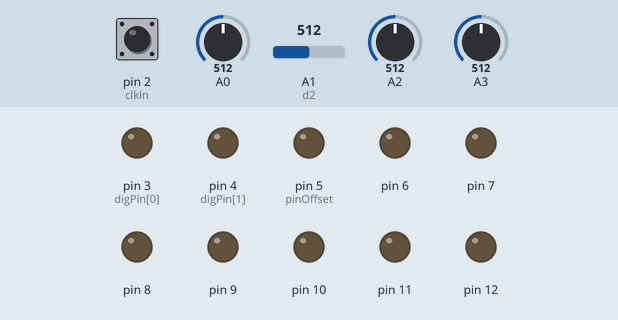
The sketch below on a simulated Arduino Uno, built with avr-gcc and run on an emulated ATmega328P. On the bench: output pins drawn as LEDs (lit = HIGH). The test bench sets the inputs (shaded band); at power-on: pin 2 (clkIn) LOW, A0 = 512, A1 (d2) = 512, A2 = 512, A3 = 512. Random numbers use the default seed unless the sketch sets one.

Above: at 1.2 s.
1.3 s: pin 2 (clkIn) driven HIGH
At 2.5 s:
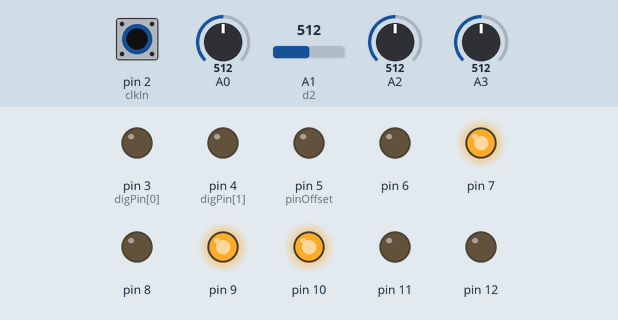
2.8 s: pin 2 (clkIn) pulsed LOW 5 times (0.12 s each, 0.3 s apart)
At 5.2 s:
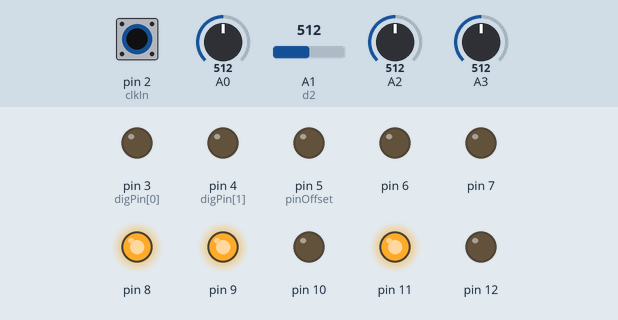
5.8 s: pin 2 (clkIn) pulsed LOW 5 times (0.12 s each, 0.3 s apart)
At 7.7 s:
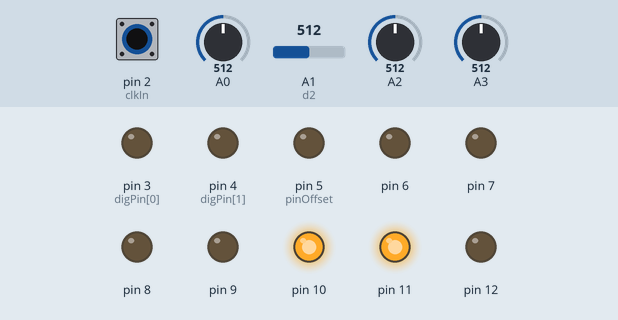
Timing chart, 0 to 9.2 s (numbered marks = the images above; inputs shaded):
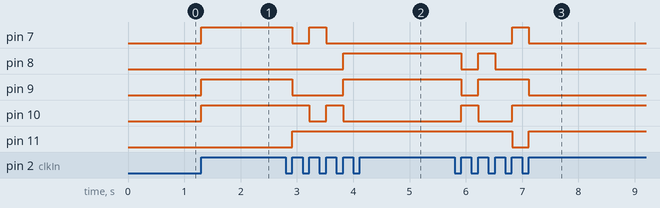

Measured:
- after the input at 1.3 s, pin 7, pin 9, pin 10: LOW → HIGH at once
- after the input at 2.8 s, pin 7: HIGH → LOW after 0.12 s, → HIGH 0.30 s later, → LOW 0.30 s later; pin 8: LOW → HIGH after 1.0 s; pin 9: HIGH → LOW after 0.12 s, → HIGH 0.90 s later; pin 10: HIGH → LOW after 0.42 s, → HIGH 0.30 s later, → LOW 0.30 s later; pin 11: LOW → HIGH after 0.12 s
- after the input at 5.8 s, pin 7: LOW → HIGH after 1.0 s, → LOW 0.30 s later; pin 8: HIGH → LOW after 0.12 s, → HIGH 0.30 s later, → LOW 0.30 s later; pin 9: HIGH → LOW after 0.12 s, → HIGH 0.30 s later, → LOW 0.90 s later; pin 10: LOW → HIGH after 0.12 s, → LOW 0.30 s later, → HIGH 0.60 s later; pin 11: HIGH → LOW after 1.0 s, → HIGH 0.30 s later

The sketch:

ChordMelodyPlayer.ino
```cpp
#include "variables.h";
#include "notes_and_patterns.h";

////////////////////////////////////////////////////////

void setup() {
  Serial.begin(9600);

  pinMode(clkIn, INPUT);

  for (int i=0; i<2; i++) {
    pinMode(digPin[i], OUTPUT);
    digitalWrite(digPin[i], LOW);
  }

  for (int i=0; i<8; i++) {
    pinMode(pinOffset+i, OUTPUT);
    digitalWrite(pinOffset+i, LOW);
  }
  attachInterrupt(0, isr, RISING);
}

////////////////////////////////////////////////////////

void loop() {

if (clkState == HIGH) {
  clkState = LOW;

                                      // // UNCOMMENT THIS FOR USE OF PAUSE SETTING
                                      // // Set the length of pause between end of pattern to
                                      // // beginning of next pattern.
                                      // // pauseCounterEndValue = (analogRead(1) / (1023/pauseCounterNoOfSteps)); if (pauseCounterEndValue > 0) {  pauseCounterEndValue--; }
                                      // if (pauseCounter > pauseCounterEndValue) {
                                      //   pauseCounter = pauseCounterEndValue;
                                      // }
                                      // if (pauseCounter == pauseCounterEndValue) {

      // patternType sets the type of pattern to be played in
      // the chord matrix. Patterns "jump" up and down through
      // the current chord matrix column. Number shows how far
      // from the top it is.

      patternType = (analogRead(0) / (1023/noOfPatterns)); if (patternType > 0) {  chord--; }
      // between 0 and 16 steps that the sequence will be able
      //to play through. A1 sets the allowed lenght of the played pattern
      patternPlayLength = (analogRead(3) / (1023/patternLength)); if (patternPlayLength > 0) {  patternPlayLength--; }

      // // A2 is used to set a transposition number for the output note.
      // // It selects its transposition value in an array of
      // // "good sounding" steps.
      //  transposeValue =       (analogRead(2) / (1023/noOfTranspositions)); if (transposeValue > 0) {  transposeValue--; }

      // 9 steps x-axis. place sets the column to be played in
      // the chord matrix. different versions of the same chord.
      place = (analogRead(2) / (1023/noOfplaces)); if (place > 0) {  place--; }

      int randValuePatternJumpYesOrNo = random(0, 1023);
      if (randValuePatternJumpYesOrNo < analogRead(1)) {
        int randValuePatternJumpTarget = random(0, patternLength);
        patternPlace = randValuePatternJumpTarget;
      }

      // Gate high for D0 on each output signal
      digitalWrite(digPin[0], HIGH); digitalWrite(digPin[0], LOW);

      // patternValue is the current Y-axis place in the chord matrix.
      // patternPlace advances by 1 for each loop.
      patternValue = pattern[patternType][patternPlace];
      transpose = transpositions[transposeValue];

      //  Serial.print("patternType"); Serial.println(patternType);

      // play
      int note = (((chords[patternValue + transpose][place]) * 4));
      dacOutput(note);

      // gate high for D1 only if the note changes from last time
      if (previousNote != note) {
        digitalWrite(digPin[1], HIGH);
        digitalWrite(digPin[1], LOW);
      }

      previousNote = note;

      // advance one step in pattern
      patternPlace++;

      // when the pattern has reached its final note in the
      //pattern series, determined by A1 (setting number of
      // steps in the sequence)
      if (patternPlace >= patternPlayLength+1 ) {
        patternPlace = 0;

                                        // // UNCOMMENT THIS FOR USE OF PAUSE SETTING
                                        // pauseCounter = 0;

      } // pattern has reached its final note

                                        // // UNCOMMENT THIS FOR USE OF PAUSE SETTING
                                        // } // pauseCounter if statement ends
                                        // else {
                                        //   pauseCounter++;
                                        // }

  } // clock high ends
} // loop


void isr()
{
  clkState = HIGH;
}

void writeStep(boolean on){
    if(on){
        digitalWrite(digPin[0], HIGH);
        digitalWrite(digPin[1], LOW);
    }else{
        digitalWrite(digPin[0], LOW);
        digitalWrite(digPin[1], HIGH);
    }
}

//  dacOutput(long) - deal with the DAC output
//  ------------------------------------------
void dacOutput(long v)
{
  // feed this routine a value between 0 and 255 and teh DAC
  // output will send it out.
  int tmpVal = v;
  for (int i=0; i<8; i++) {
    digitalWrite(pinOffset + i, tmpVal & 1);
    tmpVal = tmpVal >> 1;
  }
}
```

notes_and_patterns.h
```cpp
int previousPatternPlace;

const int noOfPatterns = 9; // plus one here if a pattern is added to "pattern"
const int patternLength = 16;
int patternValue;
int patternType;
int patternTypeUtility = 1023 / noOfPatterns;
int patternPlace = 0;
int pattern[noOfPatterns][patternLength] = {

  // | 5 A     || 6 A#     | 7 B      | 8 C     | 9 C#    |10 D    |11 D#    | 12    |
  // | 0(13) E || 1(14) F  | 2(15) F# | 3 G     | 4 G#    | 5 A    | 6 A#    | 7     |

  // 1,  2,  3,  4,  5,  6,  7,  8,    1,  2,  3,  4,  5,  6,  7,  8
    {0,  1,  2,  3,  4,  5,  6,  7,    8,  9,  10, 11, 12, 13, 14, 15},  // 0
    {0,  7,  10, 7,  9,  5,  7,  3,    2,  9,  12, 9,  11,  7,  9,  5},  // 1
    {0,  1,  0,  2,  0,  3,  0,  4,    0,  1,  0,  2,  0,  3,  0,  4},   // 2
    {0,  2,  3,  3,  7,  3,  5,  5,    2,  4,  5,  5,  9,  5,  7,  7},   // 3
    {0,  8,  7,  5,  3,  5,  7, 10,    0,  8,  7,  5,  3,  5,  7, 10},   // 4
    {0,  10, 0,  8,  0,  7,  3,  5,    2,  12, 2,  10,  2,  9,  5,  7},   // 5
    {0,  7,  3,  0,  9,  5,  9,  10,   0,  7,  3,  0,  9,  5,  9, 10},   // 6

    {0,  0,  1,  0,  0,  2,  0,  3,    0,  0,  3,  0,  0,  2,  0,  1},   // 7
    {0,  0,  1,  0,  0,  6,  0,  3,    0,  0,  6,  0,  0,  3,  0,  1},   // 8
};

int c     = 1;      int c2     = 13;     int c3     = 25;     int c4     = 37;    int c5     = 49;
int ciss  = 2;      int ciss2  = 14;     int ciss3  = 26;     int ciss4  = 38;    int ciss5  = 50;
int d     = 3;      int d2     = 15;     int d3     = 27;     int d4     = 39;    int d5     = 51;
int diss  = 4;      int diss2  = 16;     int diss3  = 28;     int diss4  = 40;    int diss5  = 52;
int e     = 5;      int e2     = 17;     int e3     = 29;     int e4     = 41;    int e5     = 53;
int f     = 6;      int f2     = 18;     int f3     = 30;     int f4     = 42;    int f5     = 54;
int fiss  = 7;      int fiss2  = 19;     int fiss3  = 31;     int fiss4  = 43;    int fiss5  = 55;
int g     = 8;      int g2     = 20;     int g3     = 32;     int g4     = 44;    int g5     = 56;
int giss  = 9;      int giss2  = 21;     int giss3  = 33;     int giss4  = 45;    int giss5  = 57;
int a     = 10;     int a2     = 22;     int a3     = 34;     int a4     = 46;    int a5     = 58;
int aiss  = 11;     int aiss2  = 23;     int aiss3  = 35;     int aiss4  = 47;    int aiss5  = 59;
int b     = 12;     int b2     = 24;     int b3     = 36;     int b4     = 48;    int b5     = 60;

int chord;
int oldChord;
const int noOfchords = 16;
const int chordLength = 15;
int chordUtility = 1023 / noOfchords;
int chords[noOfchords][noOfplaces] = {

  // patternType steps through from top to bottom

  // 0,    1,     2,      3,     4,     5,      6,     7,     8,

    {e,    giss,  b,      e2,    giss2, b2,     e3,    giss3, b3    },      // E
    {f,    a,     c2,     aiss2, ciss3, f3,     aiss3, ciss3, f4    },      // F
    {fiss, aiss,  ciss2,  fiss2, aiss2, ciss3,  fiss3, aiss3, ciss4 },      // Fiss
    {g,    b,     d2,     g2,    b2,    d3,     g3,    b3,    d4    },      // G
    {giss, c2,    d2,     giss2, c3,    d3,     giss3, c4,    d4    },      // Giss
    {a,    ciss2, e2,     a2,    ciss3, e3,     a3,    ciss4, e4    },      // A
    {aiss, d2,    f2,     aiss2, d3,    f3,     aiss3, d4,    f4    },      // Aiss
    {b,    diss2, fiss2,  b2,    diss3, fiss3,  b3,    diss4, fiss4 },      // B
    {c2,    e,     g,      c2,    e2,    g2,     c3,    e3,    g3    },     // C
    {ciss2, f,     giss,   ciss2, f2,    giss2,  ciss3, f3,    giss3 },     // Ciss
    {d2,    fiss,  a,      d2,    fiss2, a2,     d3,    fiss3, a3    },     // D
    {diss2, g,     aiss,   diss2, g2,    aiss2,  diss3, g3,    aiss3 },     // Diss

    {e2,    giss2, b2,     e3,    giss3, b3,     e4,    giss4, b4    },     // E
    {f2,    a2,     c3,     aiss3, ciss4, f4,     aiss4, ciss4, f5    },    // F
    {fiss2, aiss2,  ciss3,  fiss3, aiss3, ciss4,  fiss4, aiss4, ciss5 },    // Fiss
    {g2,    b2,     d3,     g3,    b3,    d4,     g4,    b4,    d5    },    // G
};
```

variables.h
```cpp
const int clkIn = 2;           // the digital (clock) input
const int digPin[2] = {3, 4};  // the digital output pins
const int pinOffset = 5;       // the first DAC pin (from 5-12)
volatile int clkState = LOW;
int digState[2] = {LOW, LOW};        // start with both set low
unsigned long digMilli[2] = {0, 0};  // a place to store millis()

// for the on/off switch on clock in
int inputIsHigh = 0;

int probabilitySwitch = 0;

// for the calculation of distances between "clock highs"
long time;
long halfTime;
long oldTime = 0;

int currentchordValue = 0;
int previousNote = 98;

int place;
const int noOfplaces = 9;


//////////////////////////////

const int noOfTranspositions = 3;
int transpositions[noOfTranspositions] = {0, 2, 3};
int transposeValue;
int transpose = 0;

//////////////////////////////

int pauseCounterNoOfSteps = 16;
int pauseCounterEndValue = 0; // the value user sets for when pause is over.
int pauseCounter = 0;

//////////////////////////////

int patternPlayLength = 16;

//////////////////////////////
```
